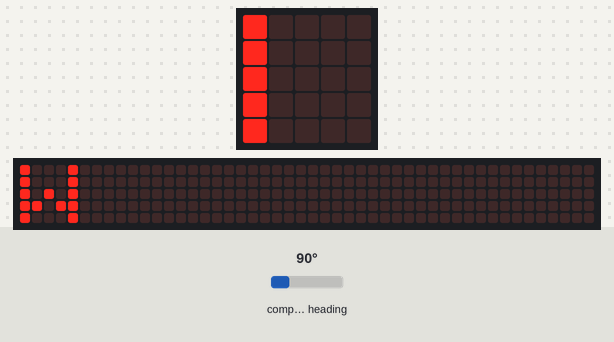
The program below on a simulated BBC micro:bit running MicroPython. On the bench: the board's 5×5 LED display, a strip that is not on the board, showing the scrolling text unrolled. Inputs (shaded band) come from the test bench; at power-on: compass heading 90°. The 48×5 strip is a reading aid, not a part: it shows the text the display is scrolling, unrolled, one strip-width of it at a time; the compass is already calibrated.

Above: at 1.27 s.
1.3 s: compass heading set to 7°
At 1.57 s:
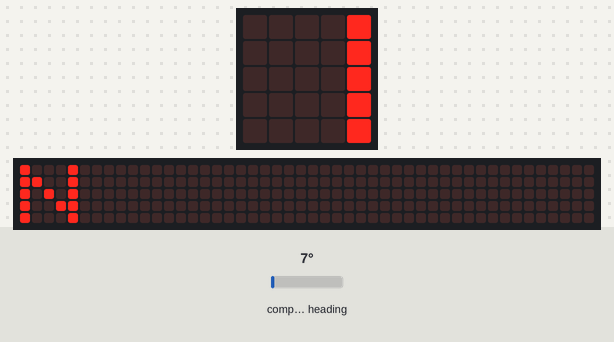
3.4 s: compass heading set to 180°
At 4.57 s:
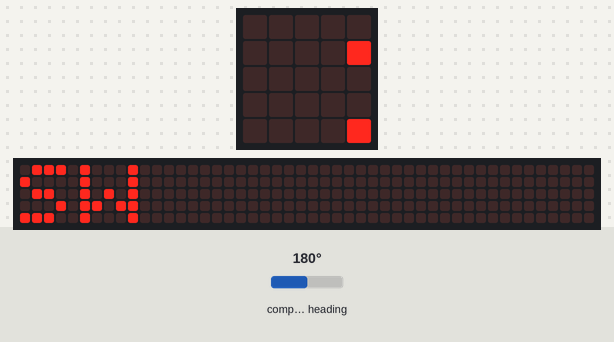
6.4 s: compass heading set to 269°
At 6.82 s:
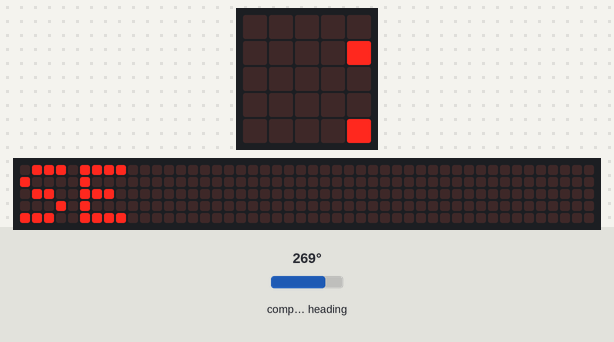
8.7 s: compass heading set to 352°
At 8.92 s:
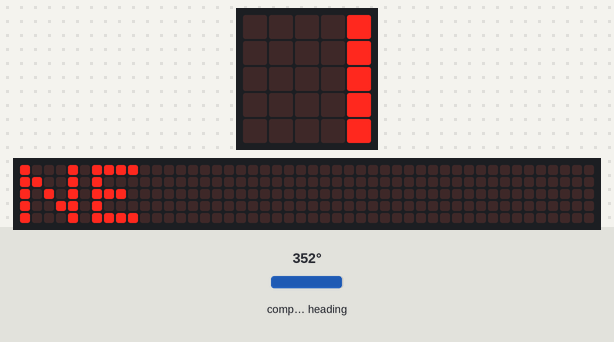
10.8 s: compass heading set to 90°
At 11.17 s:
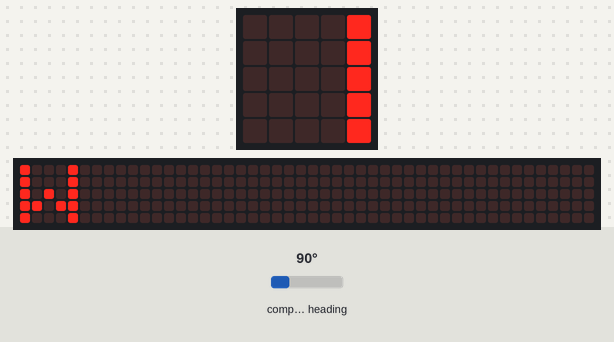

The program:

EX11_Compass_result-direction_string_.py
```python
from microbit import *
D = ['N', 'NW', 'W', 'S', 'SW', 'SE', 'E', 'NE']

"""
D = [Image.ARROW_N, Image.ARROW_NW, Image.ARROW_W, Image.ARROW_SW,
    Image.ARROW_S, Image.ARROW_SE, Image.ARROW_E, Image.ARROW_NE]
    เก็บค่าทิศเป็นเข็มทิศทาง
    """

while True:
    angle = compass.heading()
    angle = int(angle/45)
    display.scroll(D[angle])
```

Measured:
- after the input at 1.3 s, the display: first differs from a run without the input after 0.20 s (image 1)
- after the input at 3.4 s, the display: first differs from a run without the input after 1.1 s (image 2)
- after the input at 6.4 s, the display: first differs from a run without the input after 0.35 s (image 3)
- after the input at 8.7 s, the display: first differs from a run without the input after 0.15 s (image 4)
- after the input at 10.8 s, the display: first differs from a run without the input after 0.30 s (image 5)
